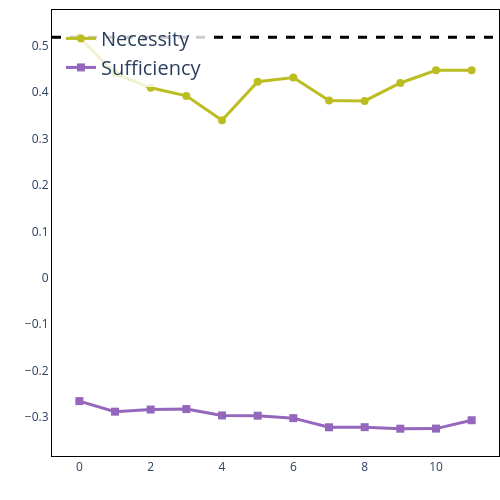

The notebook cell saved with this chart:
### Code cell
pu.plot_ablation(s_clean_logit_diff, custom_necessity_score, custom_sufficiency_score, image_dir / s_dataset.type.value / "correctness_of_circuit_top15.png")

### Figure 1 — Plotly figure (JSON) as saved in the notebook; plotly's stock layout.template omitted (floating-point values rounded to 4 significant figures)
{"data": [{"line": {"color": "#bcbd22", "width": 3}, "marker": {"size": 8, "symbol": "circle"}, "mode": "lines+markers", "name": "Necessity", "type": "scatter", "x": [0, 1, 2, 3, 4, 5, 6, 7, 8, 9, 10, 11], "y": [0.5186, 0.4403, 0.4098, 0.3923, 0.3395, 0.4227, 0.4317, 0.3824, 0.3814, 0.42, 0.4474, 0.4476, 0.5191, 0.5371, 0.5597, 0.5561]}, {"line": {"color": "#9467bd", "width": 3}, "marker": {"size": 8, "symbol": "square"}, "mode": "lines+markers", "name": "Sufficiency", "type": "scatter", "x": [0, 1, 2, 3, 4, 5, 6, 7, 8, 9, 10, 11], "y": [-0.2661, -0.2889, -0.2843, -0.2833, -0.2971, -0.2976, -0.3029, -0.3226, -0.3224, -0.3257, -0.3255, -0.3074, -0.2967, -0.308, -0.3038, -0.3021]}], "layout": {"height": 500, "legend": {"bgcolor": "rgba(255, 255, 255, 0.8)", "font": {"size": 20}, "x": 0.02, "y": 0.98}, "margin": {"b": 10, "l": 0, "r": 0, "t": 10}, "plot_bgcolor": "white", "shapes": [{"line": {"color": "#000000", "dash": "dash", "width": 3}, "type": "line", "x0": 0, "x1": 1, "xref": "x domain", "y0": 0.5186, "y1": 0.5186, "yref": "y"}], "title": {"text": ""}, "width": 500, "xaxis": {"linecolor": "black", "linewidth": 1, "mirror": true, "showline": true, "showticklabels": true, "title": {"text": ""}}, "yaxis": {"linecolor": "black", "linewidth": 1, "mirror": true, "showline": true, "showticklabels": true, "title": {"text": ""}}}}
